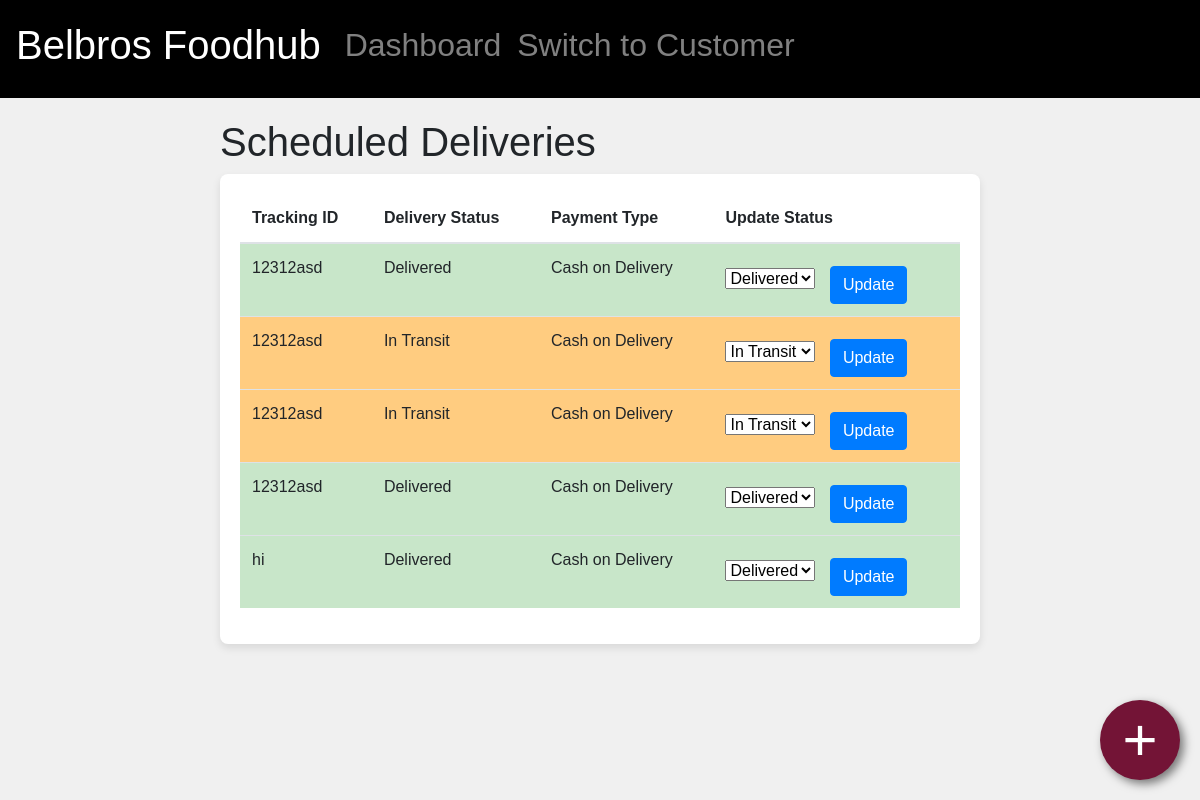
/inventory/delivery-list/, run on the app's committed database.
### inventory/models.py (models this page shows, shortened)
class ScheduledDelivery(models.Model):
    tracking_id = models.CharField(max_length=100)
    delivery_status_choices = [
        ('In Transit', 'In Transit'),
        ('Delivered', 'Delivered'),
        ('Canceled', 'Canceled')
    ]
    delivery_status = models.CharField(max_length=20, choices=delivery_status_choices, default='In Transit')
    payment_type_choices = [
        ('COD', 'Cash on Delivery')
    ]
    payment_type = models.CharField(max_length=10, choices=payment_type_choices, default='COD')
    from django.db import models

### inventory/views.py (the view)
# urls.py: path('delivery-list/', views.delivery_list, name='delivery_list'),
def delivery_list(request):
    deliveries = ScheduledDelivery.objects.all()
    return render(request, 'inventory/delivery_list.html', {'deliveries': deliveries})

### inventory/templates/inventory/delivery_list.html (shortened to what this page needs)
{% extends 'inventory/main.html' %}
{% block content %}
<div class="expiry-container">
    <h1>Scheduled Deliveries</h1>
    <a href="{% url 'add_scheduled_delivery'%}" class="floating-btn">+</a>
    <div class="expiry-item">
        <table class="table">
            <thead>
                <tr>
                    <th scope="col">Tracking ID</th>
                    <th scope="col">Delivery Status</th>
                    <th scope="col">Payment Type</th>
                    <th scope="col">Update Status</th>
                </tr>
            </thead>
            <tbody>
                {% for delivery in deliveries %}
                <tr class="{% if delivery.delivery_status == 'Delivered' %}delivered{% elif delivery.delivery_status == 'In Transit' %}in-transit{% elif delivery.delivery_status == 'Canceled' %}canceled{% endif %}">
                    <td>{{ delivery.tracking_id }}</td>
                    <td>{{ delivery.get_delivery_status_display }}</td>
                    <td>{{ delivery.get_payment_type_display }}</td>
                    <td>
                        <form method="post" action="{% url 'update_delivery_status' %}">
                            <select name="delivery_status" class="form-select">
                                <option value="In Transit" {% if delivery.delivery_status == 'In Transit' %}selected{% endif %}>In Transit</option>
                                <option value="Delivered" {% if delivery.delivery_status == 'Delivered' %}selected{% endif %}>Delivered</option>
                            </select>
                            <button type="submit" class="btn btn-primary">Update</button>
                        </form>
                    </td>
                </tr>
                {% endfor %}
            </tbody>
        </table>
    </div>
</div>
{% endblock %}

### inventory/templates/inventory/main.html (style rules this page uses)
body { background-color: #F2F2F0; }

### inventory/templates/inventory/delivery_list.html (style rules this page uses)
body { font-family: Arial, sans-serif; background-color: #f0f0f0; margin: 0; padding: 0; }
.floating-btn { width: 80px; height: 80px; background: #731436; display: flex; align-items: center; justify-content: center; text-decoration: none; border-radius: 50%; color: white; font-size: 60px; box-shadow: 4px 4px 10px rgba(0, 0, 0, 0.5); position: fixed; right: 20px; bottom: 20px; z-index: 5; transition: background 0.25s; border: none; cursor: pointer; }
.expiry-container { max-width: 800px; margin: 0 auto; padding: 20px; }
.expiry-item { background-color: #fff; border-radius: 8px; box-shadow: 0 4px 8px rgba(0, 0, 0, 0.1); padding: 20px; margin-bottom: 20px; }
.expiry-item .table { width: 100%; }
.expiry-item .table th, .expiry-item .table td { padding: 12px; vertical-align: top; border-top: 1px solid #dee2e6; }
.expiry-item .table th { border-top: none; }
.expiry-item .table .delivered { background-color: #c8e6c9; }
.expiry-item .table .in-transit { background-color: #ffcc80; }
.expiry-item .form-select { width: auto; margin-right: 10px; }
.expiry-item .btn { margin-top: 10px; }

### data on the page
ScheduledDelivery: tracking_id "12312asd", delivery_status "Delivered", payment_type "Cash on Delivery"
ScheduledDelivery: tracking_id "12312asd", delivery_status "In Transit", payment_type "Cash on Delivery"
ScheduledDelivery: tracking_id "12312asd", delivery_status "In Transit", payment_type "Cash on Delivery"
ScheduledDelivery: tracking_id "12312asd", delivery_status "Delivered", payment_type "Cash on Delivery"
ScheduledDelivery: tracking_id "hi", delivery_status "Delivered", payment_type "Cash on Delivery"
